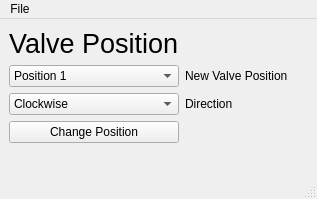
<?xml version="1.0" encoding="UTF-8"?>
<ui version="4.0">
 <class>MainWindow</class>
 <widget class="QMainWindow" name="MainWindow">
  <property name="geometry">
   <rect>
    <x>0</x>
    <y>0</y>
    <width>300</width>
    <height>199</height>
   </rect>
  </property>
  <property name="windowTitle">
   <string>MainWindow</string>
  </property>
  <widget class="QWidget" name="centralwidget">
   <property name="sizePolicy">
    <sizepolicy hsizetype="Fixed" vsizetype="Fixed">
     <horstretch>0</horstretch>
     <verstretch>0</verstretch>
    </sizepolicy>
   </property>
   <layout class="QGridLayout" name="gridLayout">
    <item row="5" column="2">
     <spacer name="horizontalSpacer">
      <property name="orientation">
       <enum>Qt::Horizontal</enum>
      </property>
      <property name="sizeHint" stdset="0">
       <size>
        <width>20</width>
        <height>20</height>
       </size>
      </property>
     </spacer>
    </item>
    <item row="8" column="0">
     <spacer name="verticalSpacer">
      <property name="orientation">
       <enum>Qt::Vertical</enum>
      </property>
      <property name="sizeHint" stdset="0">
       <size>
        <width>20</width>
        <height>20</height>
       </size>
      </property>
     </spacer>
    </item>
    <item row="0" column="0">
     <widget class="QLabel" name="currentValveStatus">
      <property name="font">
       <font>
        <pointsize>20</pointsize>
       </font>
      </property>
      <property name="text">
       <string>Valve Position</string>
      </property>
     </widget>
    </item>
    <item row="5" column="0">
     <widget class="QComboBox" name="desiredValvePosition">
      <item>
       <property name="text">
        <string>Position 1</string>
       </property>
      </item>
      <item>
       <property name="text">
        <string>Position 2</string>
       </property>
      </item>
      <item>
       <property name="text">
        <string>Position 3</string>
       </property>
      </item>
      <item>
       <property name="text">
        <string>Position 4</string>
       </property>
      </item>
      <item>
       <property name="text">
        <string>Position 5</string>
       </property>
      </item>
      <item>
       <property name="text">
        <string>Position 6</string>
       </property>
      </item>
      <item>
       <property name="text">
        <string>Position 7</string>
       </property>
      </item>
      <item>
       <property name="text">
        <string>Position 8</string>
       </property>
      </item>
     </widget>
    </item>
    <item row="6" column="0">
     <widget class="QComboBox" name="desiredRotationDirection">
      <item>
       <property name="text">
        <string>Clockwise</string>
       </property>
      </item>
      <item>
       <property name="text">
        <string>Counter Clockwise</string>
       </property>
      </item>
     </widget>
    </item>
    <item row="5" column="1">
     <widget class="QLabel" name="label_2">
      <property name="text">
       <string>New Valve Position</string>
      </property>
     </widget>
    </item>
    <item row="6" column="1">
     <widget class="QLabel" name="label_3">
      <property name="text">
       <string>Direction</string>
      </property>
     </widget>
    </item>
    <item row="7" column="0">
     <widget class="QPushButton" name="changeValvePosition">
      <property name="minimumSize">
       <size>
        <width>100</width>
        <height>0</height>
       </size>
      </property>
      <property name="text">
       <string>Change Position</string>
      </property>
     </widget>
    </item>
   </layout>
  </widget>
  <widget class="QMenuBar" name="menubar">
   <property name="geometry">
    <rect>
     <x>0</x>
     <y>0</y>
     <width>300</width>
     <height>21</height>
    </rect>
   </property>
   <widget class="QMenu" name="menuFile">
    <property name="title">
     <string>File</string>
    </property>
    <addaction name="actionQuit"/>
    <addaction name="actionInitializeHamilton"/>
   </widget>
   <addaction name="menuFile"/>
  </widget>
  <widget class="QStatusBar" name="statusbar"/>
  <action name="actionQuit">
   <property name="text">
    <string>Quit</string>
   </property>
  </action>
  <action name="actionInitializeHamilton">
   <property name="text">
    <string>Initialize Hamilton</string>
   </property>
  </action>
  <action name="actionReaddressHamilton">
   <property name="text">
    <string>Readdress Hamilton</string>
   </property>
  </action>
 </widget>
 <resources/>
 <connections/>
</ui>
